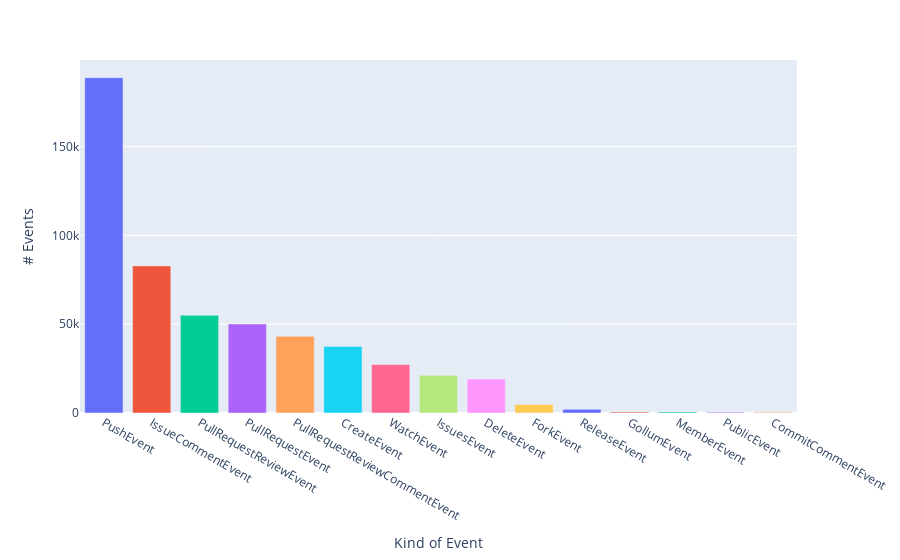

Notebook code cell kept with this figure:
### Markdown cell above
### General Event Count Bar Chart
Let's generate a bar chart that visualizes the frequency of different event types using Plotly Express. The chart is created from a DataFrame, `df_known_event_stream` containing event counts, with the event types represented on the x-axis and the number of occurrences on the y-axis.

- Data Source: The data used in this bar chart is derived from the `df_known_event_stream` DataFrame.
- Color Encoding: Each bar is colored based on the event type, allowing for easy differentiation between different types of events.
- Labels: The y-axis is labeled as # Events, representing the count of each event type, and the x-axis is labeled as Kind of Event to specify the types of events being counted.

### Code cell
kc_event_counts = df_known_event_stream.event_type.value_counts()
fig_kec = px.bar(
    data_frame=kc_event_counts.to_frame(),
    color=kc_event_counts.to_frame().index,
    labels={
                     "value": "# Events",
                     "event_type": "Kind of Event"
                 },
)
fig_kec.update_layout(showlegend=False)
fig_kec.write_image("knowncontributors_eventcount.png")
fig_kec

### Figure 1 — Plotly figure (JSON) as saved in the notebook; plotly's stock layout.template omitted (floating-point values rounded to 4 significant figures)
{"data": [{"alignmentgroup": "True", "hovertemplate": "Kind of Event=%{x}<br># Events=%{y}<extra></extra>", "legendgroup": "PushEvent", "marker": {"color": "#636efa", "pattern": {"shape": ""}}, "name": "PushEvent", "offsetgroup": "PushEvent", "orientation": "v", "showlegend": true, "textposition": "auto", "type": "bar", "x": ["PushEvent"], "xaxis": "x", "y": [188839], "yaxis": "y"}, {"alignmentgroup": "True", "hovertemplate": "Kind of Event=%{x}<br># Events=%{y}<extra></extra>", "legendgroup": "IssueCommentEvent", "marker": {"color": "#EF553B", "pattern": {"shape": ""}}, "name": "IssueCommentEvent", "offsetgroup": "IssueCommentEvent", "orientation": "v", "showlegend": true, "textposition": "auto", "type": "bar", "x": ["IssueCommentEvent"], "xaxis": "x", "y": [82841], "yaxis": "y"}, {"alignmentgroup": "True", "hovertemplate": "Kind of Event=%{x}<br># Events=%{y}<extra></extra>", "legendgroup": "PullRequestReviewEvent", "marker": {"color": "#00cc96", "pattern": {"shape": ""}}, "name": "PullRequestReviewEvent", "offsetgroup": "PullRequestReviewEvent", "orientation": "v", "showlegend": true, "textposition": "auto", "type": "bar", "x": ["PullRequestReviewEvent"], "xaxis": "x", "y": [54994], "yaxis": "y"}, {"alignmentgroup": "True", "hovertemplate": "Kind of Event=%{x}<br># Events=%{y}<extra></extra>", "legendgroup": "PullRequestEvent", "marker": {"color": "#ab63fa", "pattern": {"shape": ""}}, "name": "PullRequestEvent", "offsetgroup": "PullRequestEvent", "orientation": "v", "showlegend": true, "textposition": "auto", "type": "bar", "x": ["PullRequestEvent"], "xaxis": "x", "y": [50101], "yaxis": "y"}, {"alignmentgroup": "True", "hovertemplate": "Kind of Event=%{x}<br># Events=%{y}<extra></extra>", "legendgroup": "PullRequestReviewCommentEvent", "marker": {"color": "#FFA15A", "pattern": {"shape": ""}}, "name": "PullRequestReviewCommentEvent", "offsetgroup": "PullRequestReviewCommentEvent", "orientation": "v", "showlegend": true, "textposition": "auto", "type": "bar", "x": ["PullRequestReviewCommentEvent"], "xaxis": "x", "y": [43149], "yaxis": "y"}, {"alignmentgroup": "True", "hovertemplate": "Kind of Event=%{x}<br># Events=%{y}<extra></extra>", "legendgroup": "CreateEvent", "marker": {"color": "#19d3f3", "pattern": {"shape": ""}}, "name": "CreateEvent", "offsetgroup": "CreateEvent", "orientation": "v", "showlegend": true, "textposition": "auto", "type": "bar", "x": ["CreateEvent"], "xaxis": "x", "y": [37437], "yaxis": "y"}, {"alignmentgroup": "True", "hovertemplate": "Kind of Event=%{x}<br># Events=%{y}<extra></extra>", "legendgroup": "WatchEvent", "marker": {"color": "#FF6692", "pattern": {"shape": ""}}, "name": "WatchEvent", "offsetgroup": "WatchEvent", "orientation": "v", "showlegend": true, "textposition": "auto", "type": "bar", "x": ["WatchEvent"], "xaxis": "x", "y": [27284], "yaxis": "y"}, {"alignmentgroup": "True", "hovertemplate": "Kind of Event=%{x}<br># Events=%{y}<extra></extra>", "legendgroup": "IssuesEvent", "marker": {"color": "#B6E880", "pattern": {"shape": ""}}, "name": "IssuesEvent", "offsetgroup": "IssuesEvent", "orientation": "v", "showlegend": true, "textposition": "auto", "type": "bar", "x": ["IssuesEvent"], "xaxis": "x", "y": [21190], "yaxis": "y"}, {"alignmentgroup": "True", "hovertemplate": "Kind of Event=%{x}<br># Events=%{y}<extra></extra>", "legendgroup": "DeleteEvent", "marker": {"color": "#FF97FF", "pattern": {"shape": ""}}, "name": "DeleteEvent", "offsetgroup": "DeleteEvent", "orientation": "v", "showlegend": true, "textposition": "auto", "type": "bar", "x": ["DeleteEvent"], "xaxis": "x", "y": [19112], "yaxis": "y"}, {"alignmentgroup": "True", "hovertemplate": "Kind of Event=%{x}<br># Events=%{y}<extra></extra>", "legendgroup": "ForkEvent", "marker": {"color": "#FECB52", "pattern": {"shape": ""}}, "name": "ForkEvent", "offsetgroup": "ForkEvent", "orientation": "v", "showlegend": true, "textposition": "auto", "type": "bar", "x": ["ForkEvent"], "xaxis": "x", "y": [4805], "yaxis": "y"}, {"alignmentgroup": "True", "hovertemplate": "Kind of Event=%{x}<br># Events=%{y}<extra></extra>", "legendgroup": "ReleaseEvent", "marker": {"color": "#636efa", "pattern": {"shape": ""}}, "name": "ReleaseEvent", "offsetgroup": "ReleaseEvent", "orientation": "v", "showlegend": true, "textposition": "auto", "type": "bar", "x": ["ReleaseEvent"], "xaxis": "x", "y": [2074], "yaxis": "y"}, {"alignmentgroup": "True", "hovertemplate": "Kind of Event=%{x}<br># Events=%{y}<extra></extra>", "legendgroup": "GollumEvent", "marker": {"color": "#EF553B", "pattern": {"shape": ""}}, "name": "GollumEvent", "offsetgroup": "GollumEvent", "orientation": "v", "showlegend": true, "textposition": "auto", "type": "bar", "x": ["GollumEvent"], "xaxis": "x", "y": [564], "yaxis": "y"}, {"alignmentgroup": "True", "hovertemplate": "Kind of Event=%{x}<br># Events=%{y}<extra></extra>", "legendgroup": "MemberEvent", "marker": {"color": "#00cc96", "pattern": {"shape": ""}}, "name": "MemberEvent", "offsetgroup": "MemberEvent", "orientation": "v", "showlegend": true, "textposition": "auto", "type": "bar", "x": ["MemberEvent"], "xaxis": "x", "y": [518], "yaxis": "y"}, {"alignmentgroup": "True", "hovertemplate": "Kind of Event=%{x}<br># Events=%{y}<extra></extra>", "legendgroup": "PublicEvent", "marker": {"color": "#ab63fa", "pattern": {"shape": ""}}, "name": "PublicEvent", "offsetgroup": "PublicEvent", "orientation": "v", "showlegend": true, "textposition": "auto", "type": "bar", "x": ["PublicEvent"], "xaxis": "x", "y": [464], "yaxis": "y"}, {"alignmentgroup": "True", "hovertemplate": "Kind of Event=%{x}<br># Events=%{y}<extra></extra>", "legendgroup": "CommitCommentEvent", "marker": {"color": "#FFA15A", "pattern": {"shape": ""}}, "name": "CommitCommentEvent", "offsetgroup": "CommitCommentEvent", "orientation": "v", "showlegend": true, "textposition": "auto", "type": "bar", "x": ["CommitCommentEvent"], "xaxis": "x", "y": [413], "yaxis": "y"}], "layout": {"barmode": "relative", "legend": {"title": {"text": "Kind of Event"}, "tracegroupgap": 0}, "margin": {"t": 60}, "showlegend": false, "xaxis": {"anchor": "y", "categoryarray": ["PushEvent", "IssueCommentEvent", "PullRequestReviewEvent", "PullRequestEvent", "PullRequestReviewCommentEvent", "CreateEvent", "WatchEvent", "IssuesEvent", "DeleteEvent", "ForkEvent", "ReleaseEvent", "GollumEvent", "MemberEvent", "PublicEvent", "CommitCommentEvent"], "categoryorder": "array", "domain": [0, 1], "title": {"text": "Kind of Event"}}, "yaxis": {"anchor": "x", "domain": [0, 1], "title": {"text": "# Events"}}}}
